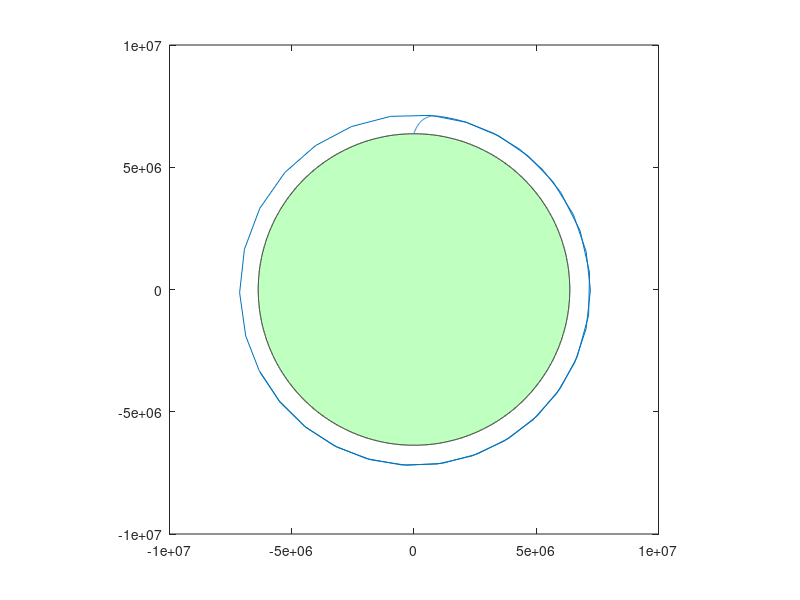

Write MATLAB code to recreate this figure.
load trajectory.mat x h
rEarth = 6371000; % [km]
I = length(x);
xCoord = zeros(I,1);
yCoord = zeros(I,1);
for i = 1:I
    xCoord(i) = (rEarth + h(i)) * sin(x(i)/rEarth);
    yCoord(i) = (rEarth + h(i)) * cos(x(i)/rEarth);
end
Evals = 0:0.01:360.0;
figure('color','white');
fill(rEarth.*cosd(Evals),rEarth.*sind(Evals),[0.75 1.00 0.75]);
hold on
axis square
plot(xCoord,yCoord)
hold off 